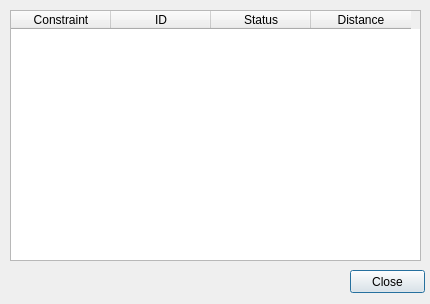
<?xml version="1.0" encoding="UTF-8"?>
<ui version="4.0">
 <class>dlgPipeline</class>
 <widget class="QDialog" name="dlgPipeline">
  <property name="geometry">
   <rect>
    <x>0</x>
    <y>0</y>
    <width>430</width>
    <height>304</height>
   </rect>
  </property>
  <property name="windowTitle">
   <string>Pipeline Planner</string>
  </property>
  <widget class="QTableWidget" name="tblImpacts">
   <property name="geometry">
    <rect>
     <x>10</x>
     <y>10</y>
     <width>411</width>
     <height>251</height>
    </rect>
   </property>
   <property name="alternatingRowColors">
    <bool>true</bool>
   </property>
   <column>
    <property name="text">
     <string>Constraint</string>
    </property>
   </column>
   <column>
    <property name="text">
     <string>ID</string>
    </property>
   </column>
   <column>
    <property name="text">
     <string>Status</string>
    </property>
   </column>
   <column>
    <property name="text">
     <string>Distance</string>
    </property>
   </column>
  </widget>
  <widget class="QPushButton" name="btnClose">
   <property name="geometry">
    <rect>
     <x>350</x>
     <y>270</y>
     <width>75</width>
     <height>23</height>
    </rect>
   </property>
   <property name="text">
    <string>Close</string>
   </property>
  </widget>
 </widget>
 <resources/>
 <connections>
  <connection>
   <sender>btnClose</sender>
   <signal>pressed()</signal>
   <receiver>dlgPipeline</receiver>
   <slot>reject()</slot>
   <hints>
    <hint type="sourcelabel">
     <x>387</x>
     <y>281</y>
    </hint>
    <hint type="destinationlabel">
     <x>214</x>
     <y>151</y>
    </hint>
   </hints>
  </connection>
 </connections>
</ui>
